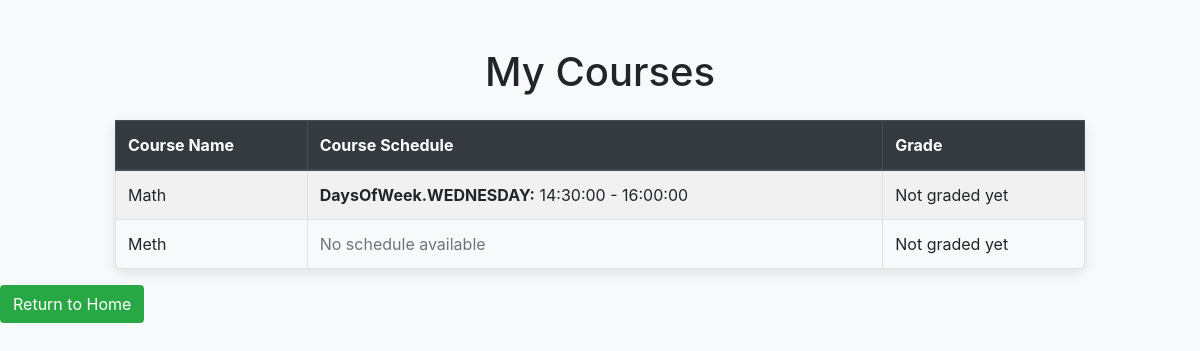
Page /user_page/user_courses (signed in) on the earlier database version.
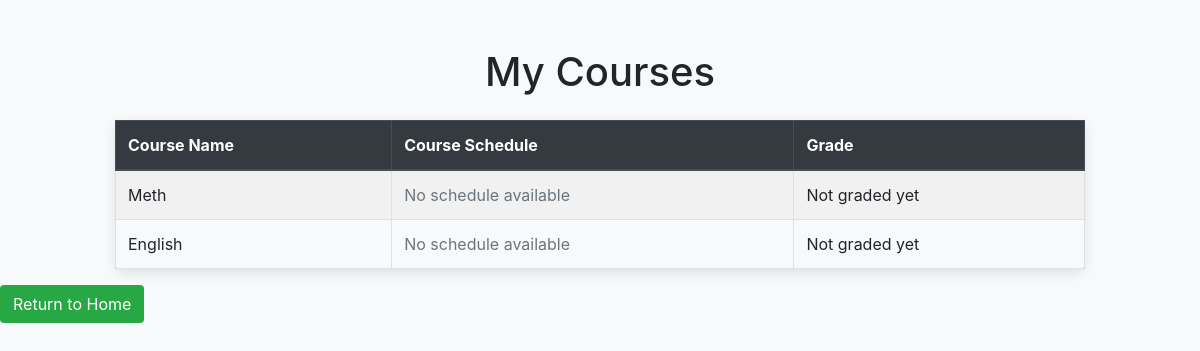
Same page on the later database version.
### models.py (models this page shows)
class Course(db.Model):
    id = db.Column(db.Integer, primary_key=True)
    name = db.Column(db.String(150), nullable=False)
    code = db.Column(db.String(50), nullable=False, unique=True, index=True)
    teacher_id = db.Column(db.Integer, db.ForeignKey('teacher.id'), nullable=False)
    students = db.relationship('User', secondary='enrollment', back_populates='enrolled_courses')
    course_schedule = db.relationship('Schedule', back_populates='course', cascade="all, delete-orphan")

class Schedule(db.Model):
    id = db.Column(db.Integer, primary_key=True)
    course_id = db.Column(db.Integer, db.ForeignKey('course.id', name="fk_schedule_course"), nullable=False)
    day_of_week = db.Column(db.Enum(DaysOfWeek), nullable=False)
    start_time = db.Column(db.Time, nullable=False)
    end_time = db.Column(db.Time, nullable=False)
    course = db.relationship('Course', back_populates='course_schedule')

### app.py (the view)
@app.route('/user_page/user_courses')
@login_required
def user_courses():
    courses = current_user.enrolled_courses
    return render_template('user_courses.html', courses=courses)

### app.py (called while the page is built)
@login_manager.user_loader
def load_user(user_id):
    user = User.query.get(int(user_id))
    if not user:
        user = Teacher.query.get(int(user_id))
    if not user:
        user = Admin.query.get(int(user_id))
    return user

### templates/user_courses.html (shortened to what this page needs)
<!DOCTYPE html>
<html lang="en">
<head>
    <link rel="stylesheet" href="https://cdn.jsdelivr.net/npm/bootstrap@4.3.1/dist/css/bootstrap.min.css">
</head>
<body>
<div class="container mt-5">
    <h1 class="text-center mb-4">My Courses</h1>
    {% if courses %}
    <table class="table table-bordered table-striped">
        <thead class="thead-dark">
            <tr>
                <th>Course Name</th>
                <th>Course Schedule</th>
                <th>Grade</th>
            </tr>
        </thead>
        <tbody>
        {% for course in courses %}
            <tr>
                <td>{{ course.name }}</td>
                <td class="course-schedule">
                    {% if course.course_schedule %}
                        {% for schedule in course.course_schedule %}
                            <div>
                                <span class="schedule-day">{{ schedule.day_of_week }}:</span>
                                <span class="schedule-time">{{ schedule.start_time }} - {{ schedule.end_time }}</span>
                            </div>
                        {% endfor %}
                    {% else %}
                        <span class="text-muted">No schedule available</span>
                    {% endif %}
                </td>
                <td>{{ course.grade or 'Not graded yet' }}</td>
            </tr>
        {% endfor %}
        </tbody>
    </table>
    {% else %}
    <div class="no-courses">You are not enrolled in any courses yet.</div>
    {% endif %}
</div>
<a href="{{ url_for('user_page') }}" class="btn btn-return mb-3">Return to Home</a>
</body>
</html>

Differences in the rows shown:
removed Course: name "Math", grade "Not graded yet"
removed Schedule: day_of_week "DaysOfWeek.WEDNESDAY", start_time "14:30:00", end_time "16:00:00"
added Course: name "English", shows "No schedule available", grade "Not graded yet"
